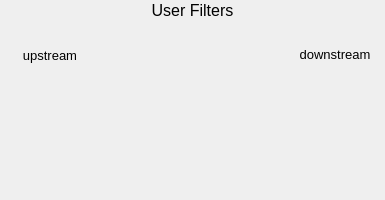
<?xml version="1.0" ?>
<ui version="4.0">
  <class>Dialog</class>
  <widget class="PyDMFrame" name="screen">
    <property name="geometry">
      <rect>
        <x>10</x>
        <y>10</y>
        <width>385</width>
        <height>200</height>
      </rect>
    </property>
    <property name="minimumSize">
      <size>
        <width>385</width>
        <height>200</height>
      </size>
    </property>
    <property name="styleSheet">
      <string notr="true">PyDMFrame#screen {
  color: rgb(0, 0, 0);
  background-color: rgb(187, 187, 187);
  }</string>
    </property>
    <property name="windowTitle">
      <string>4filter</string>
    </property>
    <layout class="QGridLayout" name="gridLayout" columnstretch="5,90,5,90,5,90,5,90,5" rowstretch="20,15,10,1,17,1,1,130,5">
      <property name="leftMargin">
        <number>0</number>
      </property>
      <property name="topMargin">
        <number>0</number>
      </property>
      <property name="rightMargin">
        <number>0</number>
      </property>
      <property name="bottomMargin">
        <number>0</number>
      </property>
      <property name="horizontalSpacing">
        <number>0</number>
      </property>
      <property name="verticalSpacing">
        <number>0</number>
      </property>
      <item row="7" column="1">
        <widget class="PyDMEnumButton" name="choice_button">
          <property name="geometry">
            <rect>
              <x>5</x>
              <y>65</y>
              <width>90</width>
              <height>130</height>
            </rect>
          </property>
          <property name="sizePolicy">
            <sizepolicy hsizetype="Ignored" vsizetype="Ignored">
              <horstretch>0</horstretch>
              <verstretch>0</verstretch>
            </sizepolicy>
          </property>
          <property name="toolTip">
            <string>${P}${Q1}select.VAL</string>
          </property>
          <property name="channel" stdset="0">
            <string>ca://${P}${Q1}select.VAL</string>
          </property>
          <property name="font">
            <font>
              <pointsize>13</pointsize>
            </font>
          </property>
          <property name="orientation" stdset="0">
            <number>2</number>
          </property>
          <property name="horizontalSpacing" stdset="0">
            <number>0</number>
          </property>
          <property name="verticalSpacing" stdset="0">
            <number>0</number>
          </property>
          <property name="marginTop" stdset="0">
            <number>0</number>
          </property>
          <property name="marginBottom" stdset="0">
            <number>0</number>
          </property>
          <property name="marginLeft" stdset="0">
            <number>0</number>
          </property>
          <property name="marginRight" stdset="0">
            <number>0</number>
          </property>
          <property name="styleSheet">
            <string notr="true">PyDMEnumButton#choice_button {
  color: rgb(0, 0, 0);
  background-color: rgb(115, 223, 255);
  margin: 0px;
  padding: 0px;
  min-width: 0px;
  min-height: 0px;
  }
QPushButton {
  color: rgb(0, 0, 0);
  background-color: rgb(115, 223, 255);
  margin: 0px;
  padding: 0px;
  min-width: 0px;
  min-height: 0px;
  }</string>
          </property>
        </widget>
      </item>
      <item row="7" column="3">
        <widget class="PyDMEnumButton" name="choice_button_1">
          <property name="geometry">
            <rect>
              <x>100</x>
              <y>65</y>
              <width>90</width>
              <height>130</height>
            </rect>
          </property>
          <property name="sizePolicy">
            <sizepolicy hsizetype="Ignored" vsizetype="Ignored">
              <horstretch>0</horstretch>
              <verstretch>0</verstretch>
            </sizepolicy>
          </property>
          <property name="toolTip">
            <string>${P}${Q2}select.VAL</string>
          </property>
          <property name="channel" stdset="0">
            <string>ca://${P}${Q2}select.VAL</string>
          </property>
          <property name="font">
            <font>
              <pointsize>13</pointsize>
            </font>
          </property>
          <property name="orientation" stdset="0">
            <number>2</number>
          </property>
          <property name="horizontalSpacing" stdset="0">
            <number>0</number>
          </property>
          <property name="verticalSpacing" stdset="0">
            <number>0</number>
          </property>
          <property name="marginTop" stdset="0">
            <number>0</number>
          </property>
          <property name="marginBottom" stdset="0">
            <number>0</number>
          </property>
          <property name="marginLeft" stdset="0">
            <number>0</number>
          </property>
          <property name="marginRight" stdset="0">
            <number>0</number>
          </property>
          <property name="styleSheet">
            <string notr="true">PyDMEnumButton#choice_button_1 {
  color: rgb(0, 0, 0);
  background-color: rgb(115, 223, 255);
  margin: 0px;
  padding: 0px;
  min-width: 0px;
  min-height: 0px;
  }
QPushButton {
  color: rgb(0, 0, 0);
  background-color: rgb(115, 223, 255);
  margin: 0px;
  padding: 0px;
  min-width: 0px;
  min-height: 0px;
  }</string>
          </property>
        </widget>
      </item>
      <item row="1" column="3">
        <widget class="PyDMEnumButton" name="choice_button_2">
          <property name="geometry">
            <rect>
              <x>100</x>
              <y>20</y>
              <width>90</width>
              <height>15</height>
            </rect>
          </property>
          <property name="sizePolicy">
            <sizepolicy hsizetype="Ignored" vsizetype="Ignored">
              <horstretch>0</horstretch>
              <verstretch>0</verstretch>
            </sizepolicy>
          </property>
          <property name="toolTip">
            <string>${P}${LOCK2}lock.VAL</string>
          </property>
          <property name="channel" stdset="0">
            <string>ca://${P}${LOCK2}lock.VAL</string>
          </property>
          <property name="font">
            <font>
              <pointsize>9</pointsize>
            </font>
          </property>
          <property name="orientation" stdset="0">
            <number>1</number>
          </property>
          <property name="horizontalSpacing" stdset="0">
            <number>0</number>
          </property>
          <property name="verticalSpacing" stdset="0">
            <number>0</number>
          </property>
          <property name="marginTop" stdset="0">
            <number>0</number>
          </property>
          <property name="marginBottom" stdset="0">
            <number>0</number>
          </property>
          <property name="marginLeft" stdset="0">
            <number>0</number>
          </property>
          <property name="marginRight" stdset="0">
            <number>0</number>
          </property>
          <property name="styleSheet">
            <string notr="true">PyDMEnumButton#choice_button_2 {
  color: rgb(0, 0, 0);
  background-color: rgb(115, 223, 255);
  margin: 0px;
  padding: 0px;
  min-width: 0px;
  min-height: 0px;
  }
QPushButton {
  color: rgb(0, 0, 0);
  background-color: rgb(115, 223, 255);
  margin: 0px;
  padding: 0px;
  min-width: 0px;
  min-height: 0px;
  }</string>
          </property>
        </widget>
      </item>
      <item row="4" column="1" rowspan="2">
        <widget class="QLabel" name="text">
          <property name="geometry">
            <rect>
              <x>5</x>
              <y>46</y>
              <width>90</width>
              <height>18</height>
            </rect>
          </property>
          <property name="sizePolicy">
            <sizepolicy hsizetype="Ignored" vsizetype="Ignored">
              <horstretch>0</horstretch>
              <verstretch>0</verstretch>
            </sizepolicy>
          </property>
          <property name="text">
            <string>upstream</string>
          </property>
          <property name="font">
            <font>
              <pointsize>10</pointsize>
            </font>
          </property>
          <property name="brush" stdset="0">
            <brush brushstyle="SolidPattern">
              <color alpha="255">
                <red>0</red>
                <green>0</green>
                <blue>0</blue>
              </color>
            </brush>
          </property>
          <property name="toolTip">
            <string>text</string>
          </property>
          <property name="alignment">
            <set>Qt::AlignCenter</set>
          </property>
          <property name="styleSheet">
            <string notr="true">QLabel#text {
  color: rgb(0, 0, 0);
  }</string>
          </property>
        </widget>
      </item>
      <item row="0" column="0" colspan="9">
        <widget class="QLabel" name="text_1">
          <property name="geometry">
            <rect>
              <x>0</x>
              <y>0</y>
              <width>390</width>
              <height>20</height>
            </rect>
          </property>
          <property name="sizePolicy">
            <sizepolicy hsizetype="Ignored" vsizetype="Ignored">
              <horstretch>0</horstretch>
              <verstretch>0</verstretch>
            </sizepolicy>
          </property>
          <property name="text">
            <string>User Filters</string>
          </property>
          <property name="font">
            <font>
              <pointsize>12</pointsize>
            </font>
          </property>
          <property name="brush" stdset="0">
            <brush brushstyle="SolidPattern">
              <color alpha="255">
                <red>0</red>
                <green>0</green>
                <blue>0</blue>
              </color>
            </brush>
          </property>
          <property name="toolTip">
            <string>text_1</string>
          </property>
          <property name="alignment">
            <set>Qt::AlignCenter</set>
          </property>
          <property name="styleSheet">
            <string notr="true">QLabel#text_1 {
  color: rgb(0, 0, 0);
  }</string>
          </property>
        </widget>
      </item>
      <item row="1" column="1">
        <widget class="PyDMEnumButton" name="choice_button_3">
          <property name="geometry">
            <rect>
              <x>5</x>
              <y>20</y>
              <width>90</width>
              <height>15</height>
            </rect>
          </property>
          <property name="sizePolicy">
            <sizepolicy hsizetype="Ignored" vsizetype="Ignored">
              <horstretch>0</horstretch>
              <verstretch>0</verstretch>
            </sizepolicy>
          </property>
          <property name="toolTip">
            <string>${P}${LOCK1}lock.VAL</string>
          </property>
          <property name="channel" stdset="0">
            <string>ca://${P}${LOCK1}lock.VAL</string>
          </property>
          <property name="font">
            <font>
              <pointsize>9</pointsize>
            </font>
          </property>
          <property name="orientation" stdset="0">
            <number>1</number>
          </property>
          <property name="horizontalSpacing" stdset="0">
            <number>0</number>
          </property>
          <property name="verticalSpacing" stdset="0">
            <number>0</number>
          </property>
          <property name="marginTop" stdset="0">
            <number>0</number>
          </property>
          <property name="marginBottom" stdset="0">
            <number>0</number>
          </property>
          <property name="marginLeft" stdset="0">
            <number>0</number>
          </property>
          <property name="marginRight" stdset="0">
            <number>0</number>
          </property>
          <property name="styleSheet">
            <string notr="true">PyDMEnumButton#choice_button_3 {
  color: rgb(0, 0, 0);
  background-color: rgb(115, 223, 255);
  margin: 0px;
  padding: 0px;
  min-width: 0px;
  min-height: 0px;
  }
QPushButton {
  color: rgb(0, 0, 0);
  background-color: rgb(115, 223, 255);
  margin: 0px;
  padding: 0px;
  min-width: 0px;
  min-height: 0px;
  }</string>
          </property>
        </widget>
      </item>
      <item row="7" column="5">
        <widget class="PyDMEnumButton" name="choice_button_4">
          <property name="geometry">
            <rect>
              <x>195</x>
              <y>65</y>
              <width>90</width>
              <height>130</height>
            </rect>
          </property>
          <property name="sizePolicy">
            <sizepolicy hsizetype="Ignored" vsizetype="Ignored">
              <horstretch>0</horstretch>
              <verstretch>0</verstretch>
            </sizepolicy>
          </property>
          <property name="toolTip">
            <string>${P}${Q3}select.VAL</string>
          </property>
          <property name="channel" stdset="0">
            <string>ca://${P}${Q3}select.VAL</string>
          </property>
          <property name="font">
            <font>
              <pointsize>13</pointsize>
            </font>
          </property>
          <property name="orientation" stdset="0">
            <number>2</number>
          </property>
          <property name="horizontalSpacing" stdset="0">
            <number>0</number>
          </property>
          <property name="verticalSpacing" stdset="0">
            <number>0</number>
          </property>
          <property name="marginTop" stdset="0">
            <number>0</number>
          </property>
          <property name="marginBottom" stdset="0">
            <number>0</number>
          </property>
          <property name="marginLeft" stdset="0">
            <number>0</number>
          </property>
          <property name="marginRight" stdset="0">
            <number>0</number>
          </property>
          <property name="styleSheet">
            <string notr="true">PyDMEnumButton#choice_button_4 {
  color: rgb(0, 0, 0);
  background-color: rgb(115, 223, 255);
  margin: 0px;
  padding: 0px;
  min-width: 0px;
  min-height: 0px;
  }
QPushButton {
  color: rgb(0, 0, 0);
  background-color: rgb(115, 223, 255);
  margin: 0px;
  padding: 0px;
  min-width: 0px;
  min-height: 0px;
  }</string>
          </property>
        </widget>
      </item>
      <item row="1" column="5">
        <widget class="PyDMEnumButton" name="choice_button_5">
          <property name="geometry">
            <rect>
              <x>195</x>
              <y>20</y>
              <width>90</width>
              <height>15</height>
            </rect>
          </property>
          <property name="sizePolicy">
            <sizepolicy hsizetype="Ignored" vsizetype="Ignored">
              <horstretch>0</horstretch>
              <verstretch>0</verstretch>
            </sizepolicy>
          </property>
          <property name="toolTip">
            <string>${P}${LOCK3}lock.VAL</string>
          </property>
          <property name="channel" stdset="0">
            <string>ca://${P}${LOCK3}lock.VAL</string>
          </property>
          <property name="font">
            <font>
              <pointsize>9</pointsize>
            </font>
          </property>
          <property name="orientation" stdset="0">
            <number>1</number>
          </property>
          <property name="horizontalSpacing" stdset="0">
            <number>0</number>
          </property>
          <property name="verticalSpacing" stdset="0">
            <number>0</number>
          </property>
          <property name="marginTop" stdset="0">
            <number>0</number>
          </property>
          <property name="marginBottom" stdset="0">
            <number>0</number>
          </property>
          <property name="marginLeft" stdset="0">
            <number>0</number>
          </property>
          <property name="marginRight" stdset="0">
            <number>0</number>
          </property>
          <property name="styleSheet">
            <string notr="true">PyDMEnumButton#choice_button_5 {
  color: rgb(0, 0, 0);
  background-color: rgb(115, 223, 255);
  margin: 0px;
  padding: 0px;
  min-width: 0px;
  min-height: 0px;
  }
QPushButton {
  color: rgb(0, 0, 0);
  background-color: rgb(115, 223, 255);
  margin: 0px;
  padding: 0px;
  min-width: 0px;
  min-height: 0px;
  }</string>
          </property>
        </widget>
      </item>
      <item row="7" column="7">
        <widget class="PyDMEnumButton" name="choice_button_6">
          <property name="geometry">
            <rect>
              <x>290</x>
              <y>65</y>
              <width>90</width>
              <height>130</height>
            </rect>
          </property>
          <property name="sizePolicy">
            <sizepolicy hsizetype="Ignored" vsizetype="Ignored">
              <horstretch>0</horstretch>
              <verstretch>0</verstretch>
            </sizepolicy>
          </property>
          <property name="toolTip">
            <string>${P}${Q4}select.VAL</string>
          </property>
          <property name="channel" stdset="0">
            <string>ca://${P}${Q4}select.VAL</string>
          </property>
          <property name="font">
            <font>
              <pointsize>13</pointsize>
            </font>
          </property>
          <property name="orientation" stdset="0">
            <number>2</number>
          </property>
          <property name="horizontalSpacing" stdset="0">
            <number>0</number>
          </property>
          <property name="verticalSpacing" stdset="0">
            <number>0</number>
          </property>
          <property name="marginTop" stdset="0">
            <number>0</number>
          </property>
          <property name="marginBottom" stdset="0">
            <number>0</number>
          </property>
          <property name="marginLeft" stdset="0">
            <number>0</number>
          </property>
          <property name="marginRight" stdset="0">
            <number>0</number>
          </property>
          <property name="styleSheet">
            <string notr="true">PyDMEnumButton#choice_button_6 {
  color: rgb(0, 0, 0);
  background-color: rgb(115, 223, 255);
  margin: 0px;
  padding: 0px;
  min-width: 0px;
  min-height: 0px;
  }
QPushButton {
  color: rgb(0, 0, 0);
  background-color: rgb(115, 223, 255);
  margin: 0px;
  padding: 0px;
  min-width: 0px;
  min-height: 0px;
  }</string>
          </property>
        </widget>
      </item>
      <item row="3" column="7" rowspan="2">
        <widget class="QLabel" name="text_2">
          <property name="geometry">
            <rect>
              <x>290</x>
              <y>45</y>
              <width>90</width>
              <height>18</height>
            </rect>
          </property>
          <property name="sizePolicy">
            <sizepolicy hsizetype="Ignored" vsizetype="Ignored">
              <horstretch>0</horstretch>
              <verstretch>0</verstretch>
            </sizepolicy>
          </property>
          <property name="text">
            <string>downstream</string>
          </property>
          <property name="font">
            <font>
              <pointsize>10</pointsize>
            </font>
          </property>
          <property name="brush" stdset="0">
            <brush brushstyle="SolidPattern">
              <color alpha="255">
                <red>0</red>
                <green>0</green>
                <blue>0</blue>
              </color>
            </brush>
          </property>
          <property name="toolTip">
            <string>text_2</string>
          </property>
          <property name="alignment">
            <set>Qt::AlignCenter</set>
          </property>
          <property name="styleSheet">
            <string notr="true">QLabel#text_2 {
  color: rgb(0, 0, 0);
  }</string>
          </property>
        </widget>
      </item>
      <item row="1" column="7">
        <widget class="PyDMEnumButton" name="choice_button_7">
          <property name="geometry">
            <rect>
              <x>290</x>
              <y>20</y>
              <width>90</width>
              <height>15</height>
            </rect>
          </property>
          <property name="sizePolicy">
            <sizepolicy hsizetype="Ignored" vsizetype="Ignored">
              <horstretch>0</horstretch>
              <verstretch>0</verstretch>
            </sizepolicy>
          </property>
          <property name="toolTip">
            <string>${P}${LOCK4}lock.VAL</string>
          </property>
          <property name="channel" stdset="0">
            <string>ca://${P}${LOCK4}lock.VAL</string>
          </property>
          <property name="font">
            <font>
              <pointsize>9</pointsize>
            </font>
          </property>
          <property name="orientation" stdset="0">
            <number>1</number>
          </property>
          <property name="horizontalSpacing" stdset="0">
            <number>0</number>
          </property>
          <property name="verticalSpacing" stdset="0">
            <number>0</number>
          </property>
          <property name="marginTop" stdset="0">
            <number>0</number>
          </property>
          <property name="marginBottom" stdset="0">
            <number>0</number>
          </property>
          <property name="marginLeft" stdset="0">
            <number>0</number>
          </property>
          <property name="marginRight" stdset="0">
            <number>0</number>
          </property>
          <property name="styleSheet">
            <string notr="true">PyDMEnumButton#choice_button_7 {
  color: rgb(0, 0, 0);
  background-color: rgb(115, 223, 255);
  margin: 0px;
  padding: 0px;
  min-width: 0px;
  min-height: 0px;
  }
QPushButton {
  color: rgb(0, 0, 0);
  background-color: rgb(115, 223, 255);
  margin: 0px;
  padding: 0px;
  min-width: 0px;
  min-height: 0px;
  }</string>
          </property>
        </widget>
      </item>
    </layout>
    <zorder>choice_button</zorder>
    <zorder>choice_button_1</zorder>
    <zorder>choice_button_2</zorder>
    <zorder>text</zorder>
    <zorder>text_1</zorder>
    <zorder>choice_button_3</zorder>
    <zorder>choice_button_4</zorder>
    <zorder>choice_button_5</zorder>
    <zorder>choice_button_6</zorder>
    <zorder>text_2</zorder>
    <zorder>choice_button_7</zorder>
  </widget>
  <customwidgets>
    <customwidget>
      <class>PyDMEnumButton</class>
      <extends>QWidget</extends>
      <header>pydm.widgets.enum_button</header>
    </customwidget>
    <customwidget>
      <class>PyDMLabel</class>
      <extends>QLabel</extends>
      <header>pydm.widgets.label</header>
    </customwidget>
    <customwidget>
      <class>PyDMFrame</class>
      <extends>QFrame</extends>
      <header>pydm.widgets.frame</header>
    </customwidget>
  </customwidgets>
</ui>
